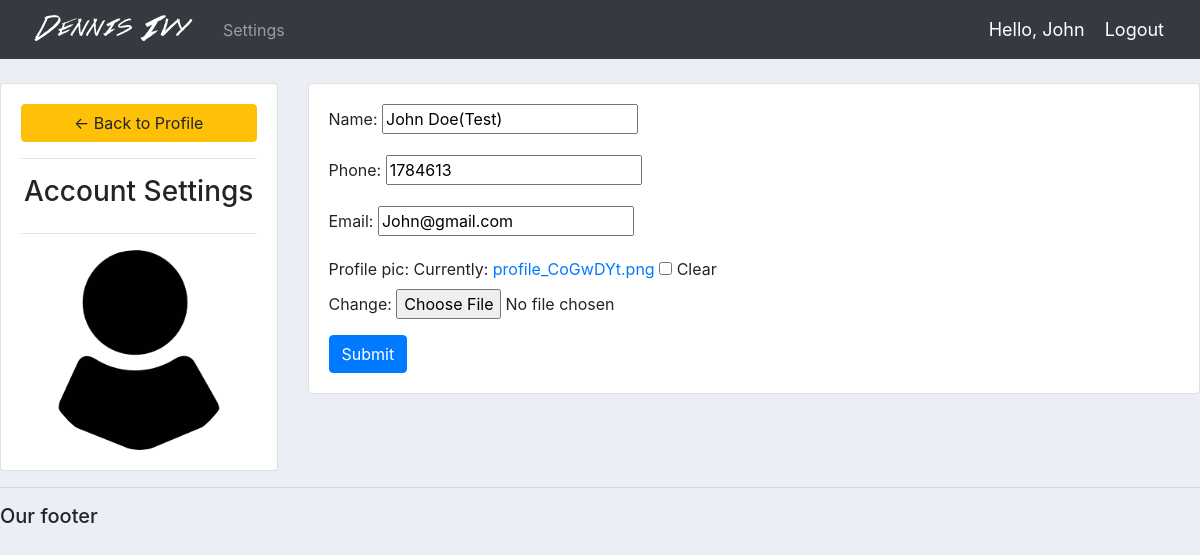
Screenshot of /account/ (signed in) with the database file from the repository.
### accounts/models.py (models this page shows, shortened)
class Customer(models.Model):
    user = models.OneToOneField(User, null=True, blank=True, on_delete=models.CASCADE)
    name = models.CharField(max_length=200, null=True)
    phone = models.CharField(max_length=200, null=True)
    email = models.CharField(max_length=200, null=True)
    profile_pic = models.ImageField(default="profile.png", null=True, blank=True)
    date_created = models.DateTimeField(auto_now_add=True, null=True)

### accounts/decorators.py (the view)
        def wrapper_func(request, *args, **kwargs):
            group = None
            if request.user.groups.exists():
                group = request.user.groups.all()[0].name
            if group in allowed_roles:
                return view_func(request, *args, **kwargs)
            else:
                return HttpResponse('You are not authorized to view this page')

### accounts/forms.py
class CustomerForm(ModelForm):
    class Meta:
        model = Customer
        fields = '__all__'
        exclude = ['user']

### accounts/views.py (called while the page is built)
@login_required(login_url='login')
@allowed_users(allowed_roles=['customer'])
def accountSettings(request):
    customer = request.user.customer
    form = CustomerForm(instance=customer)
    if request.method == 'POST':
        form = CustomerForm(request.POST, request.FILES , instance=customer)
        if form.is_valid():
            form.save()
    context = {'form': form}
    return render(request, 'accounts/account_settings.html', context)

### accounts/templates/accounts/account_settings.html (shortened to what this page needs)
{%  extends 'accounts/main.html' %}
{% load static %}
{% block content %}
<br>
<div class="row">
	<div class="col-md-3">
		<div class="card card-body">
			<a class="btn btn-warning" href="{% url 'home' %}"> &#8592; Back to Profile</a>
			<hr>
			<h3 style="text-align: center">Account Settings</h3>
			<hr>
			<img class="profile-pic" src="{{request.user.customer.profile_pic.url}}" >
		</div>
	</div>
	<div class="col-md-9">
		<div class="card card-body">
			<form method="POST" action="" enctype="multipart/form-data">
				{{form.as_p}}
			<input class="btn btn-primary" type="submit" name="Update Information">
			</form>
		</div>
	</div>
</div>
{% endblock %}

### accounts/templates/accounts/navbar.html (shortened to what this page needs)
{% load static %}
<nav class="navbar navbar-expand-lg navbar-dark bg-dark">
  <img src="{% static 'images/logo.png' %}">
  <div class="collapse navbar-collapse" id="navbarNav">
    <ul class="navbar-nav">
      {% if request.user.is_staff %}
      <li class="nav-item active">
        <a class="nav-link" href="{% url 'home' %}">Dashboard</a>
      </li>
      <li class="nav-item">
        <a class="nav-link" href="{% url 'products' %}">Products</a>
      </li>
      {% else %}
       <li class="nav-item">
        <a class="nav-link" href="{% url 'account' %}">Settings</a>
      </li>
      {% endif %}
    </ul>
  </div>
  <span class="hello-msg">Hello, {{request.user}}</span>
  <span><a class="hello-msg" href="{% url 'logout' %}">Logout</a></span>
</nav>

### static/css/main.css (style rules this page uses)
body { background-color: #ebeff5; }

### accounts/templates/accounts/navbar.html (style rules this page uses)
.hello-msg { font-size: 18px; color: #fff; margin-right: 20px; }

### accounts/templates/accounts/account_settings.html (style rules this page uses)
.profile-pic { max-width: 200px; max-height:200px; margin: 0 auto; border-radius: 50%; }

### rows the page displays
Customer: name "John Doe(Test)", phone "1784613", email "John@gmail.com"

### other values shown
{{ request.user }} "John"
